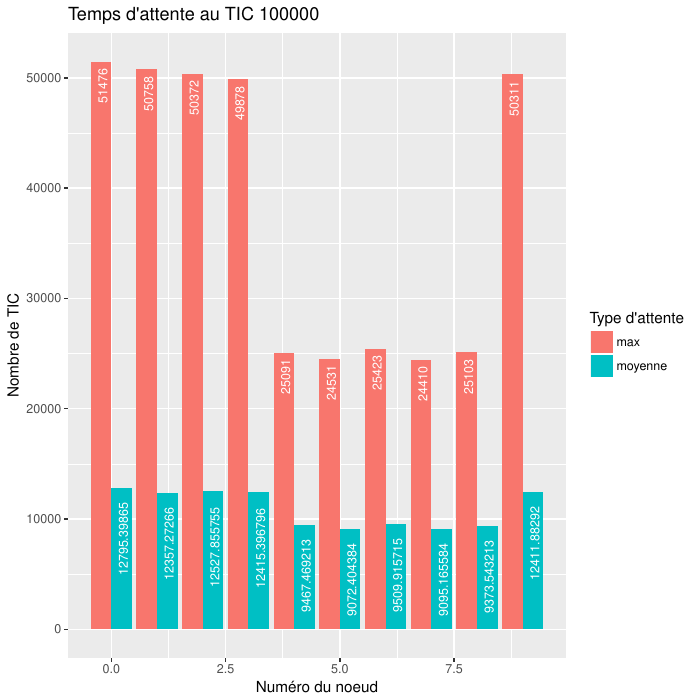

Write the R code that produced this figure.
library(ggplot2)
library(gcookbook)

#options(device=pdf)

#Active la création de fichier PDF lorsqu'un plot est executé

#Stocke une liste avec tout les fichers CSV du dossier
fichiers = list.files(path ="./csv/", pattern="*.csv")
pdf("attente.pdf")

#Pour chaque fichier CSV, on cree un graphique
for (fichier in fichiers)
{
	chemin_fichier = paste("./csv/", fichier, sep="")
	donnees = read.csv(chemin_fichier)
	#Création du titre du plot
	titre = "Temps d'attente au TIC"
	titre = paste(titre, donnees[1,4])

	#Créé des 'Grouped Bar Plot'
	p <- ggplot(donnees, aes(x=numero_noeud, y=TIC, fill=type_attente)) +
	geom_bar(stat="identity", position = "dodge") +
	scale_size_area("Type d'attente") +
	xlab("Numéro du noeud") +
	ylab("Nombre de TIC") +
	geom_text(aes(label=donnees$TIC, y = donnees$TIC), size = 3, angle=90, position = position_dodge(width =0.9), hjust=1.2, vjust=0.7, color="white") +
	ggtitle(titre) +
	theme(legend.background = element_rect(fill="lightblue", size=0.5, linetype="solid")) +
	scale_fill_discrete(name = "Type d'attente")

	#Sauvegarde le plot dans le fichier PDF
	print(p)
}

dev.off()
q(save="no")
